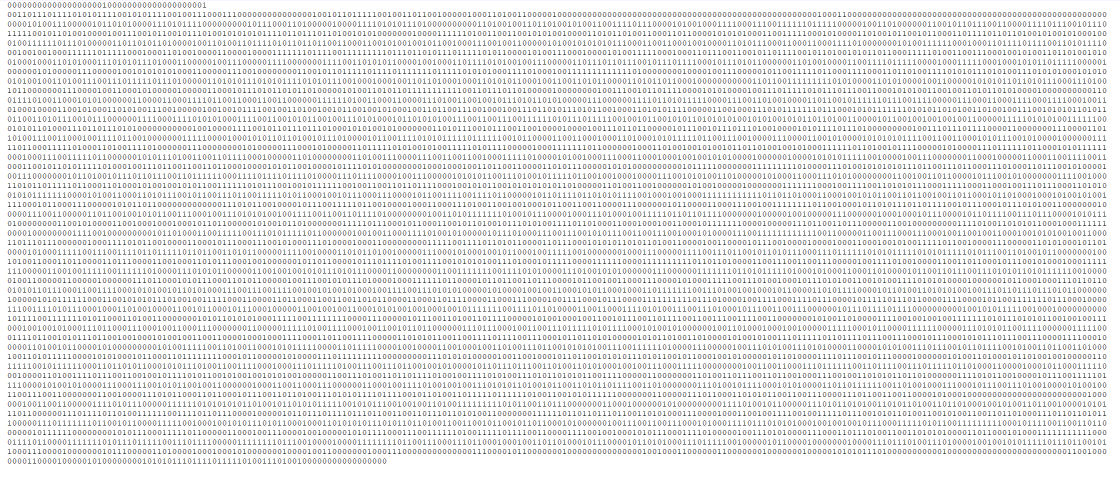
#> input picture encoding_scripts/video/02-validImageFiles/1.png, 2240 x 1000 px (shown at 1/2 size)
$ python v1-convert.py ../encoding_scripts/video/02-validImageFiles/1.png
#> lines starting #> are read from the running program, lines starting #| are printed output that depends on the picture; after the words box and inside, x2 and y2 are one past the last pixel; in counts of white or black regions, pixels touching at a corner belong together
import sys
import binascii
import os
import pytesseract
from PIL import Image
import pytesseract
import cv2
import numpy as np


# Replace 'your_directory_path' with the path to the directory you want to read

def findAllRedPixel(input_image_path):
    # Load the image
    image = cv2.imread(input_image_path)

    # Define the color range for red in BGR format (OpenCV uses BGR)
    lower_red = (0, 0, 100)
    upper_red = (100, 100, 255)

    # Create a mask to identify red pixels in the image
    mask = cv2.inRange(image, lower_red, upper_red)

    # Find the coordinates of red pixels in the image
    red_pixel_coordinates = cv2.findNonZero(mask)
    redPixels = []
    if red_pixel_coordinates is not None:
        print("Red pixels found in the image.")
        for pixel in red_pixel_coordinates:
            x, y = pixel[0]
            redPixels.append(x)
            #print(f"Red pixel found at ({x}, {y})")
    else:
        print("No red pixels found in the image.")

    return redPixels


def findImageSparator(input_image_path,nbOfSeparator):

    image = Image.open(input_image_path)
    sepPositions = []

    # Open the image
    width, height = image.size
    # Define the threshold for red color detection
    red_threshold = 100

    # Create a blank white image with the same size as the original image
    output_image = Image.new("RGB", image.size, (255, 255, 255))

    # Iterate through each pixel and apply the filter


    redPixels = findAllRedPixel(input_image_path)


    redPixels = list(set(redPixels))
    #print('redPixels => ',redPixels)
    print('redPixels => ',len(redPixels))
    occurences = len(redPixels)//nbOfSeparator
    for sepIndex in range(nbOfSeparator):
        #print(sepIndex,' => ',redPixels[sepIndex*occurences])
        sepPositions.append(redPixels[sepIndex*occurences])

    sepPositions = sorted(sepPositions)
    print('sepPositions => ',sepPositions)
    print('len  sepPositions => ',len(sepPositions))


    return sepPositions


def extractTextFromImage(input_image_path, output_folder):

#> called with output_folder = 'output'
    nbOfCol =40
    nbOfRow =18
    image = Image.open(input_image_path)
#> image is the input picture: PIL image 2240x1000 RGBA; mean R, G, B, A 233.3, 233.2, 233.3, 255
    width, height = image.size
#> width = 2240; height = 1000

    #Loop through each row and column to split the image
    #for row in range(rows):

    sepPositions = findImageSparator(input_image_path,39)
#> in findImageSparator, `output_image = Image.new("RGB", image.size, (255, 255, 255))`: output_image: PIL image 2240x1000 RGB; every value is 255
#> in findAllRedPixel, `mask = cv2.inRange(image, lower_red, upper_red)`:
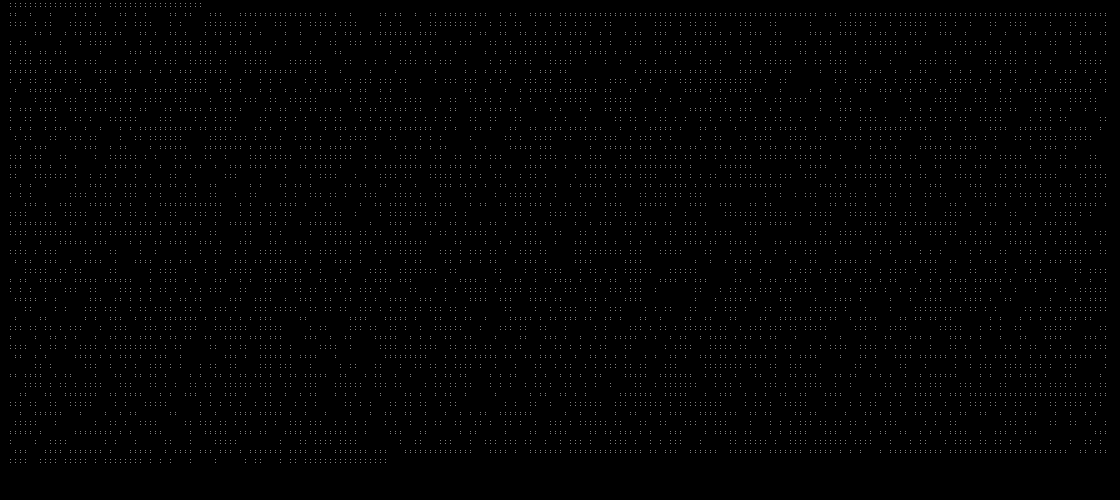
#> mask: shape (1000, 2240) (shown at 1/2 size); 0.49% white in thin lines or dots, all inside (x1, y1, x2, y2) = (21, 7, 2212, 925)
#> in findAllRedPixel, `red_pixel_coordinates = cv2.findNonZero(mask)`: red_pixel_coordinates = contour of 10984 points, box (x1, y1, x2, y2) (21, 7, 2212, 925), area 639255
#> the loop in findAllRedPixel, `for pixel in red_pixel_coordinates:` made 10984 passes
#> (x, y) on passes 1 to 3: (21, 7), (31, 7), (41, 7)
#> after the loop in findAllRedPixel, `for pixel in red_pixel_coordinates:`: redPixels = 10984 values, max 2211 at index 242, min 21 at index 0, mean 1107.8
#> in findImageSparator, `redPixels = list(set(redPixels))`: redPixels = 220 values, max 2211 at index 79, min 21 at index 8, mean 1116
#| redPixels =>  220
#> in findImageSparator, `occurences = len(redPixels)//nbOfSeparator`: occurences = 5
#> after the loop in findImageSparator, `for sepIndex in range(nbOfSeparator):`: sepPositions = 39 values, max 2051 at index 0, min 201 at index 19, mean 1326.6
#> in findImageSparator, `sepPositions = sorted(sepPositions)`: sepPositions = 39 values from 201 to 2051
#> (printed output is left out)
#| len  sepPositions =>  39
#> sepPositions = 39 values from 201 to 2051
    content = {}
    failedCoding = {}

    startVerticallOffset = 20 # Increase if there big offset before first row : findtune if you increase by one the top of first car will be lost
    rowSize = 23

    # Separator size of the left
    sepSizeLeft =30
    # Separator size of the Right
    sepSizeRight = 25

    # [4 lines of commented-out code are left out]

    iteration = 1
    for row in range(nbOfRow):
        colIndex = 0
        previousUpper = startVerticallOffset + row * rowSize
        # Calculate the cropping box for the current sub-image
        right=-sepSizeRight
        left=0
        for sepPosition in sepPositions[1:]:

            #if colIndex > -1 :
            #print('Iteration = ',iteration,'/',nbOfRow*len(sepPositions),'sepPosition ',sepPosition)
            iteration = iteration +1

            left = right + sepSizeRight
            right = sepPosition - sepSizeLeft
            previousSepator = sepPosition

            #print('Coll ',colIndex,':left',left,'=>right',right)
            upper = previousUpper #row * rowSize + startVerticallOffset   #Alwayse 0
            lower = previousUpper + rowSize


            # Crop the sub-image
            #print(left, upper, right, lower)
            sub_image = image.crop((left, upper, right, lower))
            res,text = imageToText(sub_image)

            if not res:#res and text=='0':
                print('Saving image with error',row,colIndex,' test : ',text)
                file = f"{output_folder}/sub_image_{row}_{colIndex}.png"
                sub_image.save(file)
                if text not in failedCoding:
                    failedCoding[text]=[file]
                    print("Non-ASCII characters found in :",file,text)
                else :
                    failedCoding[text].append(file)
            else :

                row = int(row)

                if row in content :
                    content[row][colIndex]=text
                else :
                    content[row] = {colIndex:text}
            colIndex = colIndex + 1
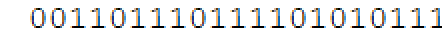
#> sub_image: PIL image 221x23 RGBA (shown 2 times larger); mean R, G, B, A 236.6, 236.7, 236.7, 255
#> after the loop, content = 0 items; failedCoding = 0 items; iteration = 2

    return failedCoding,content

# List all files in the directory


def fixeWithCustomConvert(car):
    customDic = {'cc':'c','td':'7','re)':'5','t':'7','9g':'9','co)':'5'}

    if car in customDic :
        return customDic[car]

    return car


def imageToText(image):

    width, height = image.size

    # Image to text
    custom_config = r'--oem 3 --psm 10 tessedit_char_whitelist=0123456789ABCDEF'
#> (the run stopped early here; a loop or call above may not have finished)
